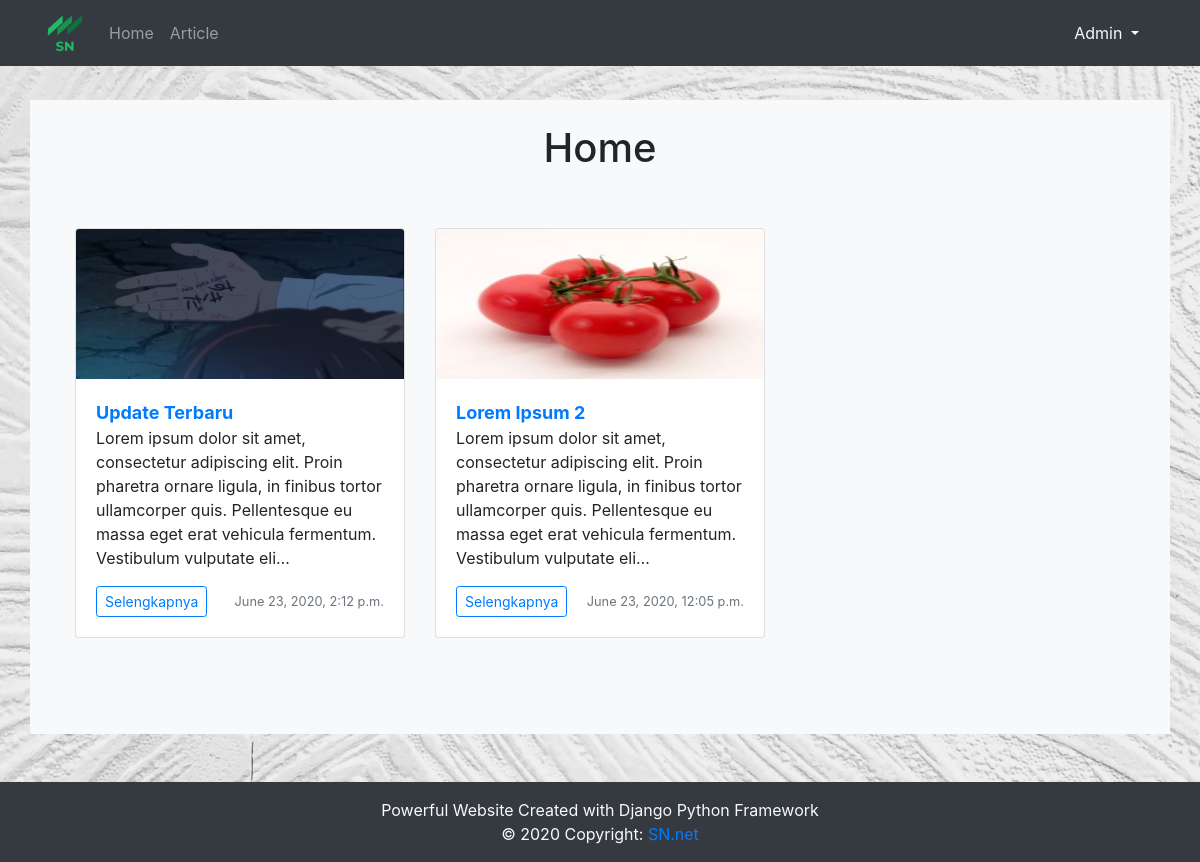
The page / on the database its author committed.
### artikel/models.py (models this page shows, shortened)
class Artikel(models.Model):
    judul           = models.CharField(max_length=255)
    isi             = models.TextField()
    kategori        = models.CharField(max_length=255)
    author          = models.CharField(max_length=255)
    published       = models.DateTimeField(auto_now_add=True)
    updated         = models.DateTimeField(auto_now=True)
    slug            = models.SlugField(blank=True, editable=False)

class File(models.Model):
    Artikel         = models.ForeignKey(Artikel,related_name='File' ,on_delete=models.CASCADE)
    image           = models.ImageField(upload_to='image/')

### blog/views.py (the view)
# urls.py: path('',HomeListView.as_view(), name='home'),
class HomeListView(ListView):
    model = Artikel
    rang = range(0, 1)
    template_name = 'index.html'
    context_object_name = 'latest_list'
    extra_context = {
        'range':rang,
    }
    ordering = ['-published']
    paginate_by = 6
    def get_context_data(self,*args,**kwargs):
        kategori_list = self.model.objects.values_list('kategori', flat=True).distinct()
        self.kwargs.update({'kategori_list':kategori_list})
        kwargs = self.kwargs
        return super().get_context_data(*args,**kwargs)

### templates/index.html (shortened to what this page needs)
{% extends "base.html" %}
{% load static %}
{% block contents %}
  <h1 style="text-align: center;">Home</h1>
  <div class="album py-5 bg-light">
    <div class="container">
        <div class="row">
            {% for post in latest_list %}
            <div class="col-md-4">
                <div class="card mb-4 box-shadow">
                    {% with post.File.all|first as first_object %}
                        <img class="card-img-top" src="{{first_object.image.url}}"
                            data-src="holder.js/100px225?theme=thumb&bg=55595c&fg=eceeef&text=Thumbnail"
                            alt="Card image cap" height="150">
                    {% endwith %}
                    <div class="card-body">
                        <a href="{% url 'artikel:detail' post.slug %}"><b style="font-size:large">{{post.judul}}</b></a>
                        <p class="card-text">{{post.isi|truncatechars:200}}</p>
                        <div class="d-flex justify-content-between align-items-center">
                            <div class="btn-group">
                                <a href="{% url 'artikel:detail' post.slug %}" type="button"
                                    class="btn btn-sm btn-outline-primary">Selengkapnya</a>
                            </div>
                            <small class="text-muted">{{post.published}}</small>
                        </div>
                    </div>
                </div>
            </div>
            {% endfor %}
        </div>
    </div>
</div>
{% endblock contents %}

### rows shown on the page
Artikel: image (picture), judul "Update Terbaru", isi "Lorem ipsum dolor sit amet, consectetur adipiscing elit. Proin pharetra ornare ligula, in finibus tortor ullamcorper quis. Pellentesque eu massa eget erat vehicula fermentum. Vestibulum vulputate eli…", published "June 23, 2020, 2:12 p.m."
Artikel: image (picture), judul "Lorem Ipsum 2", isi "Lorem ipsum dolor sit amet, consectetur adipiscing elit. Proin pharetra ornare ligula, in finibus tortor ullamcorper quis. Pellentesque eu massa eget erat vehicula fermentum. Vestibulum vulputate eli…", published "June 23, 2020, 12:05 p.m."
